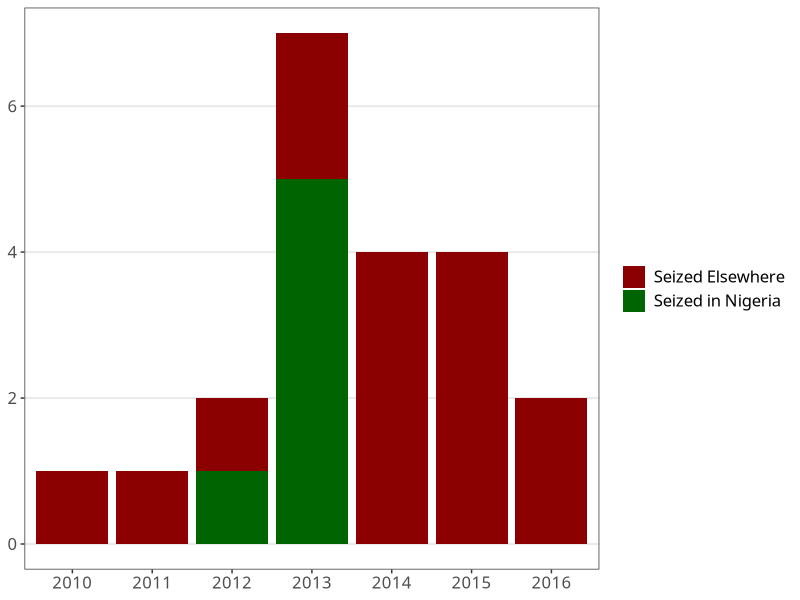
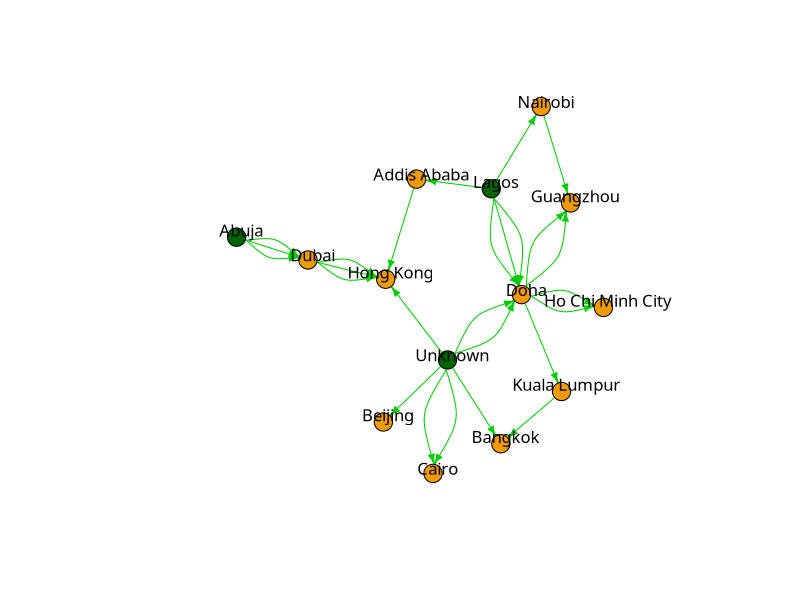

Generate these figures, in order, with R:
setwd("E:/ROUTES/Year One Airport Seizure Analysis/R")

##TIMELINE by DATABASE/SEIZURELOC##

library(dplyr)
library(ggplot2)

full <- read.csv("transittots_ratio.csv")

smug <- subset(full[1:773,])

Nigeria <- data.frame(subset(smug, Origin.Country1.1 == "Nigeria", select = c(Seizure.Country.1, Year)))

Nigeria$seiz <- Nigeria$Seizure.Country.1 == "Nigeria"

stack <- data.frame(table(Nigeria$Year, Nigeria$seiz))

png(file = "nigeria_timeline.png", units="in", width=5, height=4, res=300)

ggplot(data = stack, aes(x = Var1, y = Freq, fill = Var2)) + 
  geom_bar(stat = "identity") +
  scale_fill_manual(values = c("darkred", "darkgreen"), labels = c("Seized Elsewhere", "Seized in Nigeria")) +
  theme_bw() + 
  theme(panel.grid.minor = element_blank(), 
        panel.grid.major.x = element_blank(), 
        panel.grid.major.y = element_line(size = .75),
        axis.title = element_blank(), 
        axis.text = element_text(family = "Gill Sans MT", size = 12),
        legend.title = element_blank(),
        legend.text = element_text(family = "Gill Sans MT", size = 12))

dev.off()

###NETWORK

full <- read.csv("transittots.csv")

ninet <- data.frame(subset(full, Origin.Country1 == "Nigeria"))

write.csv(ninet, file = "nigerianet.csv")

##EDITED IN EXCEL##

ninet <- read.csv("nigerianet1.csv")

library(igraph)

g <- graph.data.frame(ninet, directed = T)
par(mar=(c(0,0,0,0)))

E(g)$col <- ninet$sc
V(g)$ni <- c("N","N","O","O","N","O","O","O","O","O","O","O","O","O")

png(file = "nigeria_network.png", units="in", width=11, height=8.5, res=300)

plot(g, layout = layout.kamada.kawai, 
     edge.arrow.size = .5, 
     vertex.label.dist = .5,
     vertex.label.color = "black",
     vertex.size = 10,
     vertex.color=c("orange2","Darkgreen")[1+(V(g)$ni == "N")],
     vertex.label.family = "Gill Sans MT",
     edge.color =c("green3","red2")[1+(E(g)$col == "1")])

dev.off() 